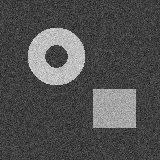
#> input picture images/synthetic_test.png, 160 x 160 px
$ python main.py --input images/synthetic_test.png
#> lines starting #> are read from the running program, lines starting #| are printed output that depends on the picture; after the words box and inside, x2 and y2 are one past the last pixel; in counts of white or black regions, pixels touching at a corner belong together; long printed decimals are rounded
### utils.py
"""
utils.py

Input/output and visualization helpers for the Chan-Vese project.
"""

from __future__ import annotations

from pathlib import Path
from typing import Optional

import cv2
import matplotlib.pyplot as plt
import numpy as np


def read_grayscale_image(path: str | Path) -> np.ndarray:
    """
    Read an image file as grayscale float64 in [0, 1].
    """
    path = Path(path)
    if not path.exists():
        raise FileNotFoundError(f"Image file not found: {path}")

    image = cv2.imread(str(path), cv2.IMREAD_GRAYSCALE)
#> image is the input picture: shape (160, 160); min 17, max 240, mean 80.8
    if image is None:
        raise ValueError(f"Could not read image file: {path}")

    return image.astype(np.float64) / 255.0


def save_mask(mask: np.ndarray, path: str | Path) -> None:
    """
    Save a binary mask image.
    """
    path = Path(path)
    path.parent.mkdir(parents=True, exist_ok=True)

    out = (mask.astype(np.uint8) * 255)
    cv2.imwrite(str(path), out)


# [36 lines left out: functions save_label_mask, save_color_label_mask, not called in this run]


def save_phi(phi: np.ndarray, path: str | Path) -> None:
    """
    Save normalized phi as an image for inspection.
    """
    path = Path(path)
    path.parent.mkdir(parents=True, exist_ok=True)

    phi_min = float(phi.min())
    phi_max = float(phi.max())

    if abs(phi_max - phi_min) < 1e-12:
        normalized = np.zeros_like(phi)
    else:
        normalized = (phi - phi_min) / (phi_max - phi_min)

    cv2.imwrite(str(path), (normalized * 255).astype(np.uint8))


def save_overlay(
    image: np.ndarray,
    phi: np.ndarray,
    path: str | Path,
    title: Optional[str] = None,
) -> None:
    """
    Save original image with the final zero-level contour overlaid.
    """
    path = Path(path)
    path.parent.mkdir(parents=True, exist_ok=True)

    plt.figure(figsize=(7, 7))
    plt.imshow(image, cmap="gray")
    plt.contour(phi, levels=[0], linewidths=2)
    plt.axis("off")

    if title:
        plt.title(title)

    plt.tight_layout()
    plt.savefig(path, dpi=150, bbox_inches="tight")
    plt.close()


# [25 lines left out: function save_multiphase_overlay, not called in this run]


def save_energy_plot(energies: list[float], path: str | Path) -> None:
    """
    Save a plot of energy values over iterations.
    """
    path = Path(path)
    path.parent.mkdir(parents=True, exist_ok=True)

    plt.figure(figsize=(7, 4))
    plt.plot(energies)
    plt.xlabel("Iteration")
    plt.ylabel("Energy")
    plt.title("Chan-Vese Energy")
    plt.tight_layout()
    plt.savefig(path, dpi=150)
    plt.close()


# [38 lines left out: functions create_synthetic_image, save_synthetic_image, not called in this run]

### chan_vese.py
"""
chan_vese.py

A compact Python implementation of the Chan-Vese "Active Contours Without Edges"
model using a level-set formulation.

Paper:
Tony F. Chan and Luminita A. Vese,
"Active Contours Without Edges", IEEE Transactions on Image Processing, 2001.

This implementation follows the paper's main idea:
- Represent the evolving contour C as the zero level set of phi.
- Estimate c1 = average intensity inside C, c2 = average intensity outside C.
- Evolve phi by minimizing the Chan-Vese energy:
    F = mu * Length(C)
        + nu * Area(inside(C))
        + lambda1 * ∫inside(C) |u0 - c1|^2 dxdy
        + lambda2 * ∫outside(C) |u0 - c2|^2 dxdy

The default update uses a semi-implicit finite-difference approximation of
the Euler-Lagrange PDE, following the numerical scheme described in Section
III of Chan and Vese (2001). An explicit update is kept for comparison.
"""

from __future__ import annotations

from dataclasses import dataclass
from typing import List, Optional, Tuple

import numpy as np


@dataclass
class ChanVeseParams:
    """Parameters for the Chan-Vese active contour model."""

    mu: float = 0.25          # length regularization weight
    nu: float = 0.0           # area term weight
    lambda1: float = 1.0      # inside fitting term weight
    lambda2: float = 1.0      # outside fitting term weight
    epsilon: float = 1.0      # smoothing value for Heaviside/Dirac delta
    timestep: float = 0.1     # gradient descent time step
    max_iter: int = 500       # maximum number of iterations
    tol: float = 1e-4         # stopping threshold
    solver: str = "semi-implicit"  # "semi-implicit" follows the paper's finite-difference scheme
    inner_iter: int = 5       # fixed-point iterations for the semi-implicit linearized update
    reinit_every: int = 0     # 0 disables reinitialization
    reinit_iters: int = 5     # iterations used when reinitializing


@dataclass
class ChanVeseResult:
    """Result container returned by chan_vese."""

    phi: np.ndarray
    mask: np.ndarray
    c1: float
    c2: float
    energies: List[float]
    iterations: int
    phis: Optional[Tuple[np.ndarray, np.ndarray]] = None
    c_values: Optional[List[float]] = None


def regularized_heaviside(phi: np.ndarray, epsilon: float) -> np.ndarray:
    """
    Smooth approximation H_epsilon(phi).

    This is the arctangent approximation used in the Chan-Vese paper:
        H_epsilon(z) = 1/2 * (1 + (2/pi) * arctan(z / epsilon))
    """
    return 0.5 * (1.0 + (2.0 / np.pi) * np.arctan(phi / epsilon))


def regularized_delta(phi: np.ndarray, epsilon: float) -> np.ndarray:
    """
    Smooth approximation delta_epsilon(phi), derivative of H_epsilon(phi).
    """
    return (epsilon / np.pi) / (epsilon * epsilon + phi * phi)


def initialize_phi(
    shape: Tuple[int, int],
    method: str = "checkerboard",
    radius: Optional[float] = None,
    image: Optional[np.ndarray] = None,
) -> np.ndarray:
    """
    Create an initial level-set function.

    Parameters
    ----------
    shape:
        Image shape as (height, width).
    method:
        "checkerboard" or "circle".
        - checkerboard: many initial contours spread across the image.
        - circle: one circular contour near the center.
    radius:
        Radius for circle initialization. If None, a default is used.

    Returns
    -------
    phi:
        Positive values are treated as inside the contour.
        Negative values are treated as outside the contour.
    """
    height, width = shape

    if method == "checkerboard":
        y, x = np.indices((height, width))
        block = max(8, min(height, width) // 8)
        phi = np.sin(np.pi * x / block) * np.sin(np.pi * y / block)
        return phi.astype(np.float64)

    if method == "circle":
        y, x = np.indices((height, width))
        cy = (height - 1) / 2.0
        cx = (width - 1) / 2.0
        if radius is None:
            radius = min(height, width) * 0.35

        # Positive inside the circle, negative outside.
        phi = radius - np.sqrt((x - cx) ** 2 + (y - cy) ** 2)
        return phi.astype(np.float64)

    if method == "intensity":
        if image is None:
            raise ValueError("intensity initialization requires an image.")
        return (image - np.median(image)).astype(np.float64)

    raise ValueError("method must be 'checkerboard', 'circle', or 'intensity'")


def compute_region_averages(
    image: np.ndarray,
    phi: np.ndarray,
    epsilon: float,
) -> Tuple[float, float]:
    """
    Compute c1 and c2:
    c1 = average image value inside contour
    c2 = average image value outside contour
    """
    h = regularized_heaviside(phi, epsilon)

    inside_sum = np.sum(image * h)
    inside_area = np.sum(h)

    outside = 1.0 - h
    outside_sum = np.sum(image * outside)
    outside_area = np.sum(outside)

    tiny = 1e-12
    c1 = inside_sum / (inside_area + tiny)
    c2 = outside_sum / (outside_area + tiny)

    return float(c1), float(c2)


# [14 lines left out: function curvature, not called in this run]


def apply_neumann_boundary(phi: np.ndarray) -> None:
    """
    Apply the zero normal derivative boundary condition from the paper.
    """
    phi[0, :] = phi[1, :]
    phi[-1, :] = phi[-2, :]
    phi[:, 0] = phi[:, 1]
    phi[:, -1] = phi[:, -2]


# [23 lines left out: function explicit_update, not called in this run]


def semi_implicit_update(
    image: np.ndarray,
    phi: np.ndarray,
    params: ChanVeseParams,
    c1: float,
    c2: float,
) -> np.ndarray:
    """
    Semi-implicit finite-difference update for equation (9) in the paper.

    The nonlinear curvature term
        div(grad(phi) / |grad(phi)|)
    is discretized with coefficients computed from phi^n, while the neighbor
    values of phi are iterated toward phi^(n+1). This is the practical form of
    the paper's linearized implicit curvature update.
    """
    old_phi = phi.copy()
    next_phi = phi.copy()
    delta = regularized_delta(old_phi, params.epsilon)
    tiny = 1e-8

    center = old_phi[1:-1, 1:-1]
    east = old_phi[1:-1, 2:]
    west = old_phi[1:-1, :-2]
    south = old_phi[2:, 1:-1]
    north = old_phi[:-2, 1:-1]

    c_e = 1.0 / np.sqrt((east - center) ** 2 + ((south - north) * 0.5) ** 2 + tiny)
    c_w = 1.0 / np.sqrt(
        (center - west) ** 2
        + ((old_phi[2:, :-2] - old_phi[:-2, :-2]) * 0.5) ** 2
        + tiny
    )
    c_s = 1.0 / np.sqrt(((east - west) * 0.5) ** 2 + (south - center) ** 2 + tiny)
    c_n = 1.0 / np.sqrt(
        ((old_phi[:-2, 2:] - old_phi[:-2, :-2]) * 0.5) ** 2
        + (center - north) ** 2
        + tiny
    )

    delta_i = delta[1:-1, 1:-1]
    data_force = (
        -params.nu
        - params.lambda1 * (image[1:-1, 1:-1] - c1) ** 2
        + params.lambda2 * (image[1:-1, 1:-1] - c2) ** 2
    )

    curvature_weight = params.timestep * delta_i * params.mu
    rhs = center + params.timestep * delta_i * data_force
    denominator = 1.0 + curvature_weight * (c_e + c_w + c_s + c_n)

    for _ in range(max(1, params.inner_iter)):
        next_phi[1:-1, 1:-1] = (
            rhs
            + curvature_weight
            * (
                c_e * next_phi[1:-1, 2:]
                + c_w * next_phi[1:-1, :-2]
                + c_s * next_phi[2:, 1:-1]
                + c_n * next_phi[:-2, 1:-1]
            )
        ) / denominator
        apply_neumann_boundary(next_phi)

    return next_phi


def compute_energy(
    image: np.ndarray,
    phi: np.ndarray,
    params: ChanVeseParams,
    c1: float,
    c2: float,
) -> float:
    """
    Compute the regularized Chan-Vese energy value for monitoring convergence.
    """
    h = regularized_heaviside(phi, params.epsilon)
    delta = regularized_delta(phi, params.epsilon)

    phi_y, phi_x = np.gradient(phi)
    grad_norm = np.sqrt(phi_x * phi_x + phi_y * phi_y + 1e-12)

    length_term = params.mu * np.sum(delta * grad_norm)
    area_term = params.nu * np.sum(h)
    inside_term = params.lambda1 * np.sum(((image - c1) ** 2) * h)
    outside_term = params.lambda2 * np.sum(((image - c2) ** 2) * (1.0 - h))

    return float(length_term + area_term + inside_term + outside_term)


# [164 lines left out: functions initialize_multiphase_phi, compute_multiphase_memberships, compute_multiphase_averages, multiphase_labels, compute_multiphase_energy, multiphase_explicit_update and 1 more, not called in this run]


def normalize_image(image: np.ndarray) -> np.ndarray:
    """
    Convert an image to float64 in the range [0, 1].
    """
    image = image.astype(np.float64)

    if image.max() > 1.0:
        image = image / 255.0

    image = np.clip(image, 0.0, 1.0)
    return image


def chan_vese(
    image: np.ndarray,
    params: Optional[ChanVeseParams] = None,
    init_level_set: str = "checkerboard",
    init_phi: Optional[np.ndarray] = None,
) -> ChanVeseResult:
    """
    Run Chan-Vese segmentation.

    Parameters
    ----------
    image:
        2D grayscale image.
    params:
        ChanVeseParams object.
    init_level_set:
        Initial level set method if init_phi is not supplied.
    init_phi:
        Optional user-supplied initial phi.

    Returns
    -------
    ChanVeseResult
    """
#> called with init_level_set = 'checkerboard'
    if params is None:
        params = ChanVeseParams()

    if params.solver not in {"semi-implicit", "explicit"}:
        raise ValueError("solver must be either 'semi-implicit' or 'explicit'.")

    if image.ndim != 2:
        raise ValueError("chan_vese expects a 2D grayscale image.")

    image = normalize_image(image)

    if init_phi is None:
        phi = initialize_phi(image.shape, method=init_level_set, image=image)
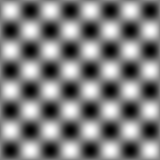
#> phi: shape (160, 160) float64; min -1, max 1, mean 5.55e-19; drawn with min black and max white
    else:
        if init_phi.shape != image.shape:
            raise ValueError("init_phi must have the same shape as image.")
        phi = init_phi.astype(np.float64)

    energies: List[float] = []
    previous_phi = phi.copy()
    c1 = 0.0
    c2 = 0.0

    for iteration in range(1, params.max_iter + 1):
        c1, c2 = compute_region_averages(image, phi, params.epsilon)

        if params.solver == "semi-implicit":
            phi = semi_implicit_update(image, phi, params, c1, c2)
        else:
            phi = explicit_update(image, phi, params, c1, c2)

        if params.reinit_every > 0 and iteration % params.reinit_every == 0:
            phi = reinitialize_sdf(phi, iterations=params.reinit_iters)
            apply_neumann_boundary(phi)

        energy = compute_energy(image, phi, params, c1, c2)
        energies.append(energy)

        change = np.mean(np.abs(phi - previous_phi))
        if change < params.tol:
            break

        previous_phi = phi.copy()
#> this loop made 500 passes
#> (inside_sum in compute_region_averages, inside_area in compute_region_averages, outside_sum in compute_region_averages, outside_area in compute_region_averages, length_term in compute_energy, energy, change) on passes 1 to 3: (4042.1, 12800, 4070.5, 12800, 176.8, 937.1, 0.00375), (4042.1, 12800, 4070.4, 12800, 176.2, 936.5, 0.00126), (4042.1, 12800, 4070.4, 12800, 175.6, 936, 0.00123)
#> pass 1, in compute_region_averages, `h = regularized_heaviside(phi, epsilon)`:
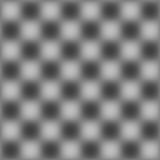
#> h: shape (160, 160) float64; min 0.25, max 0.75, mean 0.5
#> pass 1, in compute_region_averages, `outside = 1.0 - h`:
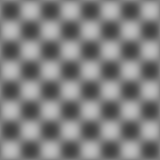
#> outside: shape (160, 160) float64; min 0.25, max 0.75, mean 0.5
#> pass 1, in semi_implicit_update, `delta = regularized_delta(old_phi, params.epsilon)`:
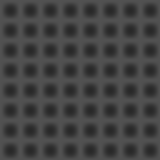
#> delta: shape (160, 160) float64; min 0.159, max 0.318, mean 0.266
#> after the loop:
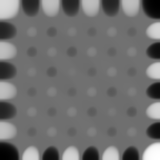
#> phi: shape (160, 160) float64; min -0.325, max 0.417, mean 0.000815; drawn with min black and max white

    mask = phi >= 0.0
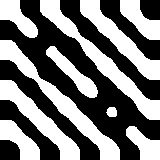
#> mask: shape (160, 160) bool; 46.7% white; 10 white regions, largest, box (x1, y1, x2, y2) and area: (0, 40, 120, 160) 2305, (40, 0, 160, 120) 2279, (0, 80, 80, 160) 1701

    return ChanVeseResult(
        phi=phi,
        mask=mask,
        c1=c1,
        c2=c2,
        energies=energies,
        iterations=iteration,
    )


# [84 lines left out: function multiphase_chan_vese, not called in this run]

### main.py
"""
main.py

Command-line runner for the Chan-Vese active contour implementation.

Example:
    python main.py --input images/test.png --output results --max-iter 500

This saves outputs under a subdirectory named after the input image:
    results/test/

You can also name a run folder under results:
    python main.py --input images/test.png --output test_1000
    results/test_1000/

If --input is omitted, the program creates and uses a synthetic image:
    python main.py
"""

from __future__ import annotations

import argparse
from pathlib import Path

from chan_vese import ChanVeseParams, chan_vese, multiphase_chan_vese
from utils import (
    read_grayscale_image,
    save_color_label_mask,
    save_energy_plot,
    save_label_mask,
    save_mask,
    save_multiphase_overlay,
    save_overlay,
    save_phi,
    save_synthetic_image,
)


def parse_args() -> argparse.Namespace:
    parser = argparse.ArgumentParser(
        description="Chan-Vese Active Contours Without Edges segmentation"
    )

    parser.add_argument(
        "--input",
        type=str,
        default="",
        help="Path to input image. If omitted, a synthetic test image is generated.",
    )
    parser.add_argument(
        "--output",
        type=str,
        default="",
        help="Result folder name under results. If omitted, the input image name is used.",
    )
    parser.add_argument(
        "--init",
        type=str,
        default="checkerboard",
        choices=["checkerboard", "circle", "intensity"],
        help="Initial level set method.",
    )
    parser.add_argument(
        "--model",
        type=str,
        default="two-phase",
        choices=["two-phase", "multi-phase"],
        help="Segmentation model. multi-phase uses two level sets and four regions.",
    )
    parser.add_argument("--max-iter", type=int, default=500)
    parser.add_argument("--mu", type=float, default=0.25)
    parser.add_argument("--nu", type=float, default=0.0)
    parser.add_argument("--lambda1", type=float, default=1.0)
    parser.add_argument("--lambda2", type=float, default=1.0)
    parser.add_argument("--epsilon", type=float, default=1.0)
    parser.add_argument("--timestep", type=float, default=0.1)
    parser.add_argument("--tol", type=float, default=1e-4)
    parser.add_argument(
        "--solver",
        type=str,
        default="semi-implicit",
        choices=["semi-implicit", "explicit"],
        help="Numerical update scheme. semi-implicit follows the paper's finite-difference scheme.",
    )
    parser.add_argument(
        "--inner-iter",
        type=int,
        default=5,
        help="Fixed-point iterations used by the semi-implicit solver.",
    )
    parser.add_argument(
        "--reinit-every",
        type=int,
        default=0,
        help="Run approximate reinitialization every N iterations. 0 disables it.",
    )
    parser.add_argument("--reinit-iters", type=int, default=5)

    return parser.parse_args()


def main() -> None:
    args = parse_args()

    if args.input:
        input_path = Path(args.input)
    else:
        input_path = Path("images/synthetic_test.png")
        save_synthetic_image(input_path)
        print(f"No input image supplied. Generated synthetic image at: {input_path}")

    output_name = args.output if args.output else input_path.stem
    output_dir = Path("results") / output_name
    output_dir.mkdir(parents=True, exist_ok=True)

    image = read_grayscale_image(input_path)

    params = ChanVeseParams(
        mu=args.mu,
        nu=args.nu,
        lambda1=args.lambda1,
        lambda2=args.lambda2,
        epsilon=args.epsilon,
        timestep=args.timestep,
        max_iter=args.max_iter,
        tol=args.tol,
        solver=args.solver,
        inner_iter=args.inner_iter,
        reinit_every=args.reinit_every,
        reinit_iters=args.reinit_iters,
    )

    if args.model == "multi-phase":
        result = multiphase_chan_vese(
            image=image,
            params=params,
            init_level_set=args.init,
        )
        phi1, phi2 = result.phis if result.phis is not None else (result.phi, result.phi)
        save_label_mask(result.mask, output_dir / "label_mask.png")
        save_color_label_mask(result.mask, output_dir / "label_mask_color.png")
        save_phi(phi1, output_dir / "phi1.png")
        save_phi(phi2, output_dir / "phi2.png")
        save_multiphase_overlay(
            image,
            phi1,
            phi2,
            output_dir / "overlay.png",
            title=f"Multiphase Chan-Vese contours after {result.iterations} iterations",
        )
    else:
        result = chan_vese(
            image=image,
            params=params,
            init_level_set=args.init,
        )
        save_mask(result.mask, output_dir / "mask.png")
        save_phi(result.phi, output_dir / "phi.png")
        save_overlay(
            image,
            result.phi,
            output_dir / "overlay.png",
            title=f"Chan-Vese contour after {result.iterations} iterations",
        )

    save_energy_plot(result.energies, output_dir / "energy.png")
#> in save_energy_plot, `plt.savefig(path, dpi=150)`:
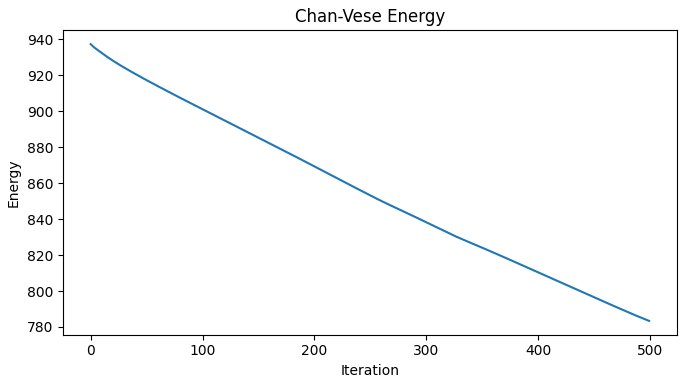
#> figure drawn by matplotlib, 1 panel; curve peaks at x = 0, y = 937.1

    print("Chan-Vese segmentation finished.")
    print(f"Input image: {input_path}")
    print(f"Output directory: {output_dir}")
    print(f"Model: {args.model}")
    print(f"Iterations: {result.iterations}")
#| Iterations: 500
    if args.model == "multi-phase" and result.c_values is not None:
        print("Region averages:")
        for index, value in enumerate(result.c_values):
            print(f"  - c{index}: {value:.6f}")
    else:
        print(f"c1 inside average: {result.c1:.6f}")
#| c1 inside average: 0.3164
        print(f"c2 outside average: {result.c2:.6f}")
#| c2 outside average: 0.3174
    print("Saved files:")
    if args.model == "multi-phase":
        print(f"  - {output_dir / 'label_mask.png'}")
        print(f"  - {output_dir / 'label_mask_color.png'}")
        print(f"  - {output_dir / 'phi1.png'}")
        print(f"  - {output_dir / 'phi2.png'}")
    else:
        print(f"  - {output_dir / 'mask.png'}")
        print(f"  - {output_dir / 'phi.png'}")
    print(f"  - {output_dir / 'overlay.png'}")
    print(f"  - {output_dir / 'energy.png'}")


if __name__ == "__main__":
    main()
